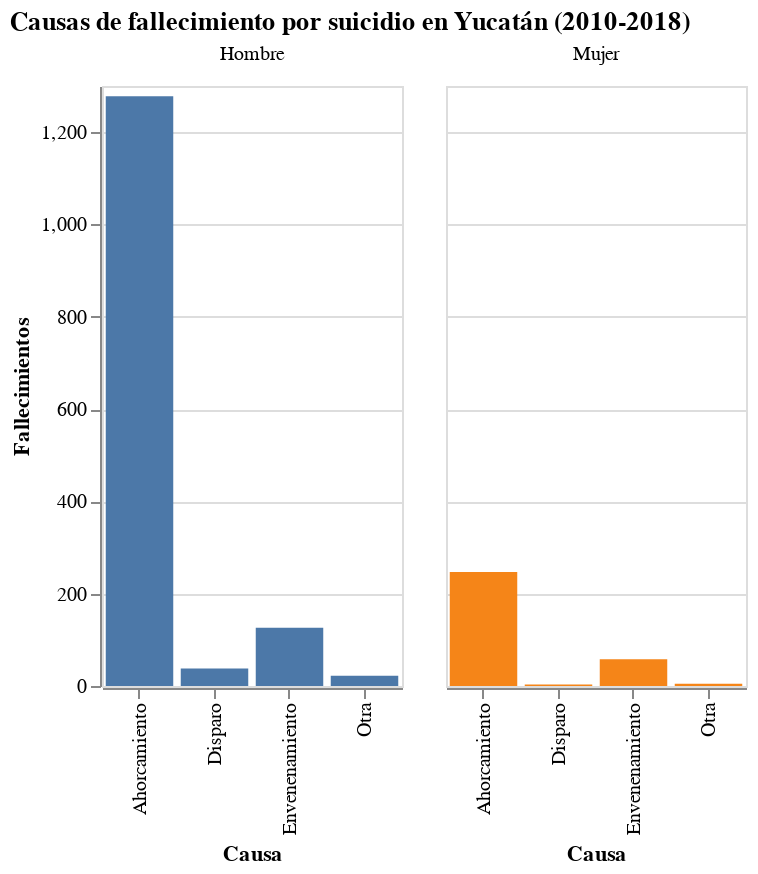

Notebook cell for this chart:
### Markdown cell above
En Yucatán se comenta que la proporción de fallecimiento por suicidio entre hombres y mujeres es dispar. La gráfica muestra las causas de fallecimiento desde el 2010 hasta el 2018 separado por sexo. Nos permite observar que los casos reportados en hombres es muchísimo mayor que en mujeres.

### Code cell
causas_por_sexo = mental_yuc.groupby(['SEXO', 'CAUSA']).TOTAL.sum().reset_index()
causas_por_sexo.columns = causas_por_sexo.columns.str.capitalize()
causas_por_sexo['Causa'] = causas_por_sexo['Causa'].str.capitalize()
causas_por_sexo['Sexo'] = causas_por_sexo['Sexo'].apply(lambda x: 'Hombre' if x == 'H' else 'Mujer')

alt.Chart(causas_por_sexo).mark_bar().encode(
    x = alt.X('Causa'),
    y = alt.Y('Total', title='Fallecimientos'),
    column = alt.Column('Sexo', title=''),
    color = alt.Color('Sexo', legend=None)
).properties(
    width=150,
    title='Causas de fallecimiento por suicidio en Yucatán (2010-2018)'
)

### Figure 1 — Vega-Lite specification as saved in the notebook (floating-point values rounded to 4 significant figures)
{"config": {"view": {"continuousWidth": 400, "continuousHeight": 300}}, "data": {"name": "data-68bfacecb90447d99cda2374a5b8ca64"}, "mark": "bar", "encoding": {"color": {"type": "nominal", "field": "Sexo", "legend": null}, "column": {"type": "nominal", "field": "Sexo", "title": ""}, "x": {"type": "nominal", "field": "Causa"}, "y": {"type": "quantitative", "field": "Total", "title": "Fallecimientos"}}, "title": "Causas de fallecimiento por suicidio en Yucatán (2010-2018)", "width": 150, "$schema": "https://vega.github.io/schema/vega-lite/v4.8.1.json", "datasets": {"data-68bfacecb90447d99cda2374a5b8ca64": [{"Sexo": "Hombre", "Causa": "Ahorcamiento", "Total": 1278}, {"Sexo": "Hombre", "Causa": "Disparo", "Total": 38}, {"Sexo": "Hombre", "Causa": "Envenenamiento", "Total": 126}, {"Sexo": "Hombre", "Causa": "Otra", "Total": 22}, {"Sexo": "Mujer", "Causa": "Ahorcamiento", "Total": 247}, {"Sexo": "Mujer", "Causa": "Disparo", "Total": 3}, {"Sexo": "Mujer", "Causa": "Envenenamiento", "Total": 58}, {"Sexo": "Mujer", "Causa": "Otra", "Total": 5}]}}
